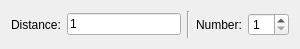
<?xml version="1.0" encoding="UTF-8"?>
<ui version="4.0">
 <class>ArcConcentric</class>
 <widget class="QWidget" name="ArcConcentric">
  <property name="geometry">
   <rect>
    <x>0</x>
    <y>0</y>
    <width>300</width>
    <height>49</height>
   </rect>
  </property>
  <layout class="QHBoxLayout">
   <item>
    <widget class="QLabel" name="label">
     <property name="text">
      <string>Distance:</string>
     </property>
     <property name="buddy">
      <cstring>Distance</cstring>
     </property>
     <property name="Shortcut" stdset="0">
      <string>,D</string>
     </property>
    </widget>
   </item>
   <item>
    <widget class="RMathLineEdit" name="Distance">
     <property name="text">
      <string notr="true">1</string>
     </property>
     <property name="angle" stdset="0">
      <bool>false</bool>
     </property>
     <property name="defaultUnit" stdset="0">
      <number>0</number>
     </property>
    </widget>
   </item>
   <item>
    <widget class="Line" name="line">
     <property name="orientation">
      <enum>Qt::Vertical</enum>
     </property>
    </widget>
   </item>
   <item>
    <widget class="QLabel" name="label_2">
     <property name="text">
      <string>Number:</string>
     </property>
     <property name="buddy">
      <cstring>Number</cstring>
     </property>
     <property name="Shortcut" stdset="0">
      <string>,N</string>
     </property>
    </widget>
   </item>
   <item>
    <widget class="QSpinBox" name="Number">
     <property name="minimum">
      <number>1</number>
     </property>
    </widget>
   </item>
  </layout>
 </widget>
 <customwidgets>
  <customwidget>
   <class>RMathLineEdit</class>
   <extends>QLineEdit</extends>
   <header>RMathLineEdit.h</header>
  </customwidget>
 </customwidgets>
 <resources/>
 <connections/>
</ui>
